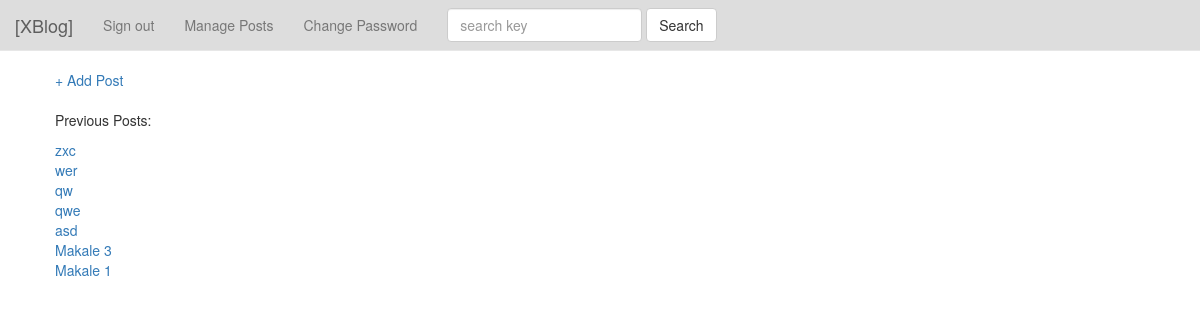
/manage.php (signed in), run on the app's committed database.
### tables this page shows
CREATE TABLE `post` (
  `id` int(11) NOT NULL,
  `blog_id` int(11) NOT NULL,
  `sort_order` int(11) NOT NULL DEFAULT '0',
  `tag` varchar(255) NOT NULL,
  `text` varchar(1000) NOT NULL,
  `post_time` timestamp NOT NULL DEFAULT CURRENT_TIMESTAMP
);

### manage.php (the view, shortened to what this page needs)
<?php
    require_once 'config.php';
    $result = $db->query("SELECT * FROM post WHERE blog_id=".$_SESSION['blog_id']." ORDER BY post_time DESC");
?>
<!DOCTYPE html>
<html>
    <head>
        <?php require_once 'head.php'; ?>
    </head>
    <body>
        <?php include_once 'header.php' ?>
        <div class="container-fluid">
            <div class="row">
                <div class="col-xs-12 col-sm-12 col-md-2 col-lg-2" id="links">
                    <ul>
                        <li><a href="#" id="add-post">+ Add Post</a></li><br>
                        <p>Previous Posts:</p>
                        <?php
                            while ( $row = $result->fetch_assoc() )
                                echo '<li><a href="#" class="update-link" id="'.$row["id"].'">'.$row["tag"].'</a></li>';
                        ?>
                    </ul>
                </div>
            </div>
        </div>
    </body>
</html>

### css/style.css (style rules this page uses)
body { padding-top: 70px; min-height: 1000px; }
li { list-style-type: none; }

### data on the page
post: tag "zxc"
post: tag "wer"
post: tag "qw"
post: tag "qwe"
post: tag "asd"
post: tag "Makale 3"
post: tag "Makale 1"
